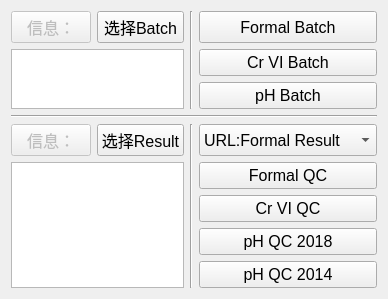
        <widget class="QWidget" name="tab_4">
         <attribute name="title">
          <string>UV Operate</string>
         </attribute>
         <layout class="QGridLayout" name="gridLayout_5">
          <item row="0" column="3">
           <widget class="QPushButton" name="pushButton_44">
            <property name="sizePolicy">
             <sizepolicy hsizetype="Expanding" vsizetype="Expanding">
              <horstretch>0</horstretch>
              <verstretch>0</verstretch>
             </sizepolicy>
            </property>
            <property name="font">
             <font>
              <pointsize>12</pointsize>
             </font>
            </property>
            <property name="statusTip">
             <string>获取Sample ID以甲醛格式生成TXT格式</string>
            </property>
            <property name="text">
             <string>Formal Batch</string>
            </property>
            <property name="icon">
             <iconset>
              <normaloff>icon/click.png</normaloff>
              <normalon>:/click.png</normalon>
              <disabledoff>:/click.png</disabledoff>
              <disabledon>:/click.png</disabledon>
              <activeoff>:/click.png</activeoff>
              <activeon>:/click.png</activeon>
              <selectedoff>:/click.png</selectedoff>
              <selectedon>:/click.png</selectedon>icon/click.png</iconset>
            </property>
           </widget>
          </item>
          <item row="1" column="0" rowspan="2" colspan="2">
           <widget class="QTextBrowser" name="textBrowser_4">
            <property name="sizePolicy">
             <sizepolicy hsizetype="Ignored" vsizetype="Ignored">
              <horstretch>0</horstretch>
              <verstretch>0</verstretch>
             </sizepolicy>
            </property>
            <property name="statusTip">
             <string>选择Barch的文件信息</string>
            </property>
           </widget>
          </item>
          <item row="0" column="2" rowspan="3">
           <widget class="Line" name="line_3">
            <property name="orientation">
             <enum>Qt::Vertical</enum>
            </property>
           </widget>
          </item>
          <item row="0" column="0">
           <widget class="QPushButton" name="pushButton_39">
            <property name="enabled">
             <bool>false</bool>
            </property>
            <property name="sizePolicy">
             <sizepolicy hsizetype="Expanding" vsizetype="Expanding">
              <horstretch>0</horstretch>
              <verstretch>0</verstretch>
             </sizepolicy>
            </property>
            <property name="font">
             <font>
              <pointsize>12</pointsize>
             </font>
            </property>
            <property name="text">
             <string>信息：</string>
            </property>
           </widget>
          </item>
          <item row="0" column="1">
           <widget class="QPushButton" name="pushButton_41">
            <property name="sizePolicy">
             <sizepolicy hsizetype="Expanding" vsizetype="Expanding">
              <horstretch>0</horstretch>
              <verstretch>0</verstretch>
             </sizepolicy>
            </property>
            <property name="font">
             <font>
              <pointsize>12</pointsize>
             </font>
            </property>
            <property name="statusTip">
             <string>选择需要获取的Batch</string>
            </property>
            <property name="text">
             <string>选择Batch</string>
            </property>
            <property name="icon">
             <iconset>
              <normaloff>icon/open.png</normaloff>
              <normalon>:/open.png</normalon>
              <disabledoff>:/open.png</disabledoff>
              <disabledon>:/open.png</disabledon>
              <activeoff>:/open.png</activeoff>
              <activeon>:/open.png</activeon>
              <selectedoff>:/open.png</selectedoff>
              <selectedon>:/open.png</selectedon>icon/open.png</iconset>
            </property>
           </widget>
          </item>
          <item row="8" column="3">
           <widget class="QPushButton" name="pushButton_48">
            <property name="sizePolicy">
             <sizepolicy hsizetype="Expanding" vsizetype="Expanding">
              <horstretch>0</horstretch>
              <verstretch>0</verstretch>
             </sizepolicy>
            </property>
            <property name="font">
             <font>
              <pointsize>12</pointsize>
             </font>
            </property>
            <property name="statusTip">
             <string>填写pH QC Chart</string>
            </property>
            <property name="text">
             <string>pH QC 2014</string>
            </property>
            <property name="icon">
             <iconset>
              <normaloff>icon/click.png</normaloff>
              <normalon>:/click.png</normalon>
              <disabledoff>:/click.png</disabledoff>
              <disabledon>:/click.png</disabledon>
              <activeoff>:/click.png</activeoff>
              <activeon>:/click.png</activeon>
              <selectedoff>:/click.png</selectedoff>
              <selectedon>:/click.png</selectedon>icon/click.png</iconset>
            </property>
           </widget>
          </item>
          <item row="2" column="3">
           <widget class="QPushButton" name="pushButton_45">
            <property name="sizePolicy">
             <sizepolicy hsizetype="Expanding" vsizetype="Expanding">
              <horstretch>0</horstretch>
              <verstretch>0</verstretch>
             </sizepolicy>
            </property>
            <property name="font">
             <font>
              <pointsize>12</pointsize>
             </font>
            </property>
            <property name="statusTip">
             <string>获取Sample ID以pH格式生成CSV格式</string>
            </property>
            <property name="text">
             <string>pH Batch</string>
            </property>
            <property name="icon">
             <iconset>
              <normaloff>icon/click.png</normaloff>
              <normalon>:/click.png</normalon>
              <disabledoff>:/click.png</disabledoff>
              <disabledon>:/click.png</disabledon>
              <activeoff>:/click.png</activeoff>
              <activeon>:/click.png</activeon>
              <selectedoff>:/click.png</selectedoff>
              <selectedon>:/click.png</selectedon>icon/click.png</iconset>
            </property>
           </widget>
          </item>
          <item row="3" column="0" colspan="4">
           <widget class="Line" name="line_2">
            <property name="orientation">
             <enum>Qt::Horizontal</enum>
            </property>
           </widget>
          </item>
          <item row="4" column="0">
           <widget class="QPushButton" name="pushButton_42">
            <property name="enabled">
             <bool>false</bool>
            </property>
            <property name="sizePolicy">
             <sizepolicy hsizetype="Expanding" vsizetype="Expanding">
              <horstretch>0</horstretch>
              <verstretch>0</verstretch>
             </sizepolicy>
            </property>
            <property name="font">
             <font>
              <pointsize>12</pointsize>
             </font>
            </property>
            <property name="text">
             <string>信息：</string>
            </property>
           </widget>
          </item>
          <item row="4" column="2" rowspan="5">
           <widget class="Line" name="line_4">
            <property name="orientation">
             <enum>Qt::Vertical</enum>
            </property>
           </widget>
          </item>
          <item row="4" column="1">
           <widget class="QPushButton" name="pushButton_43">
            <property name="sizePolicy">
             <sizepolicy hsizetype="Expanding" vsizetype="Expanding">
              <horstretch>0</horstretch>
              <verstretch>0</verstretch>
             </sizepolicy>
            </property>
            <property name="font">
             <font>
              <pointsize>12</pointsize>
             </font>
            </property>
            <property name="statusTip">
             <string>选择Result文件</string>
            </property>
            <property name="text">
             <string>选择Result</string>
            </property>
            <property name="icon">
             <iconset>
              <normaloff>icon/open.png</normaloff>
              <normalon>:/open.png</normalon>
              <disabledoff>:/open.png</disabledoff>
              <disabledon>:/open.png</disabledon>
              <activeoff>:/open.png</activeoff>
              <activeon>:/open.png</activeon>
              <selectedoff>:/open.png</selectedoff>
              <selectedon>:/open.png</selectedon>icon/open.png</iconset>
            </property>
           </widget>
          </item>
          <item row="1" column="3">
           <widget class="QPushButton" name="pushButton_46">
            <property name="sizePolicy">
             <sizepolicy hsizetype="Expanding" vsizetype="Expanding">
              <horstretch>0</horstretch>
              <verstretch>0</verstretch>
             </sizepolicy>
            </property>
            <property name="font">
             <font>
              <pointsize>12</pointsize>
             </font>
            </property>
            <property name="statusTip">
             <string>获取Sample ID以六价铬格式生成TXT格式</string>
            </property>
            <property name="text">
             <string>Cr VI Batch</string>
            </property>
            <property name="icon">
             <iconset>
              <normaloff>icon/click.png</normaloff>
              <normalon>:/click.png</normalon>
              <disabledoff>:/click.png</disabledoff>
              <disabledon>:/click.png</disabledon>
              <activeoff>:/click.png</activeoff>
              <activeon>:/click.png</activeon>
              <selectedoff>:/click.png</selectedoff>
              <selectedon>:/click.png</selectedon>icon/click.png</iconset>
            </property>
           </widget>
          </item>
          <item row="4" column="3">
           <widget class="QComboBox" name="comboBox_2">
            <property name="sizePolicy">
             <sizepolicy hsizetype="Expanding" vsizetype="Expanding">
              <horstretch>0</horstretch>
              <verstretch>0</verstretch>
             </sizepolicy>
            </property>
            <property name="font">
             <font>
              <pointsize>12</pointsize>
             </font>
            </property>
            <property name="statusTip">
             <string>Result数据的选择路径</string>
            </property>
            <item>
             <property name="text">
              <string>URL:Formal Result</string>
             </property>
            </item>
            <item>
             <property name="text">
              <string>URL:pH 2014 Result</string>
             </property>
            </item>
            <item>
             <property name="text">
              <string>URL:pH 2018 Result</string>
             </property>
            </item>
            <item>
             <property name="text">
              <string>URL:Cr VI Result</string>
             </property>
            </item>
           </widget>
          </item>
          <item row="5" column="0" rowspan="4" colspan="2">
           <widget class="QTextBrowser" name="textBrowser_5">
            <property name="sizePolicy">
             <sizepolicy hsizetype="Ignored" vsizetype="Ignored">
              <horstretch>0</horstretch>
              <verstretch>0</verstretch>
             </sizepolicy>
            </property>
            <property name="statusTip">
             <string>选择Result的文件信息</string>
            </property>
           </widget>
          </item>
          <item row="5" column="3">
           <widget class="QPushButton" name="pushButton_47">
            <property name="sizePolicy">
             <sizepolicy hsizetype="Expanding" vsizetype="Expanding">
              <horstretch>0</horstretch>
              <verstretch>0</verstretch>
             </sizepolicy>
            </property>
            <property name="font">
             <font>
              <pointsize>12</pointsize>
             </font>
            </property>
            <property name="statusTip">
             <string>填写甲醛QC Chart</string>
            </property>
            <property name="text">
             <string>Formal QC</string>
            </property>
            <property name="icon">
             <iconset>
              <normaloff>icon/click.png</normaloff>
              <normalon>:/click.png</normalon>
              <disabledoff>:/click.png</disabledoff>
              <disabledon>:/click.png</disabledon>
              <activeoff>:/click.png</activeoff>
              <activeon>:/click.png</activeon>
              <selectedoff>:/click.png</selectedoff>
              <selectedon>:/click.png</selectedon>icon/click.png</iconset>
            </property>
           </widget>
          </item>
          <item row="6" column="3">
           <widget class="QPushButton" name="pushButton_49">
            <property name="sizePolicy">
             <sizepolicy hsizetype="Expanding" vsizetype="Expanding">
              <horstretch>0</horstretch>
              <verstretch>0</verstretch>
             </sizepolicy>
            </property>
            <property name="font">
             <font>
              <pointsize>12</pointsize>
             </font>
            </property>
            <property name="statusTip">
             <string>填写六价铬QC Chart</string>
            </property>
            <property name="text">
             <string>Cr VI QC</string>
            </property>
            <property name="icon">
             <iconset>
              <normaloff>icon/click.png</normaloff>
              <normalon>:/click.png</normalon>
              <disabledoff>:/click.png</disabledoff>
              <disabledon>:/click.png</disabledon>
              <activeoff>:/click.png</activeoff>
              <activeon>:/click.png</activeon>
              <selectedoff>:/click.png</selectedoff>
              <selectedon>:/click.png</selectedon>icon/click.png</iconset>
            </property>
           </widget>
          </item>
          <item row="7" column="3">
           <widget class="QPushButton" name="pushButton_52">
            <property name="sizePolicy">
             <sizepolicy hsizetype="Expanding" vsizetype="Expanding">
              <horstretch>0</horstretch>
              <verstretch>0</verstretch>
             </sizepolicy>
            </property>
            <property name="font">
             <font>
              <pointsize>12</pointsize>
              <weight>50</weight>
              <bold>false</bold>
             </font>
            </property>
            <property name="text">
             <string>pH QC 2018</string>
            </property>
            <property name="icon">
             <iconset>
              <normaloff>icon/click.png</normaloff>
              <normalon>:/click.png</normalon>
              <disabledoff>:/click.png</disabledoff>
              <disabledon>:/click.png</disabledon>
              <activeoff>:/click.png</activeoff>
              <activeon>:/click.png</activeon>
              <selectedoff>:/click.png</selectedoff>
              <selectedon>:/click.png</selectedon>icon/click.png</iconset>
            </property>
           </widget>
          </item>
         </layout>
        </widget>
